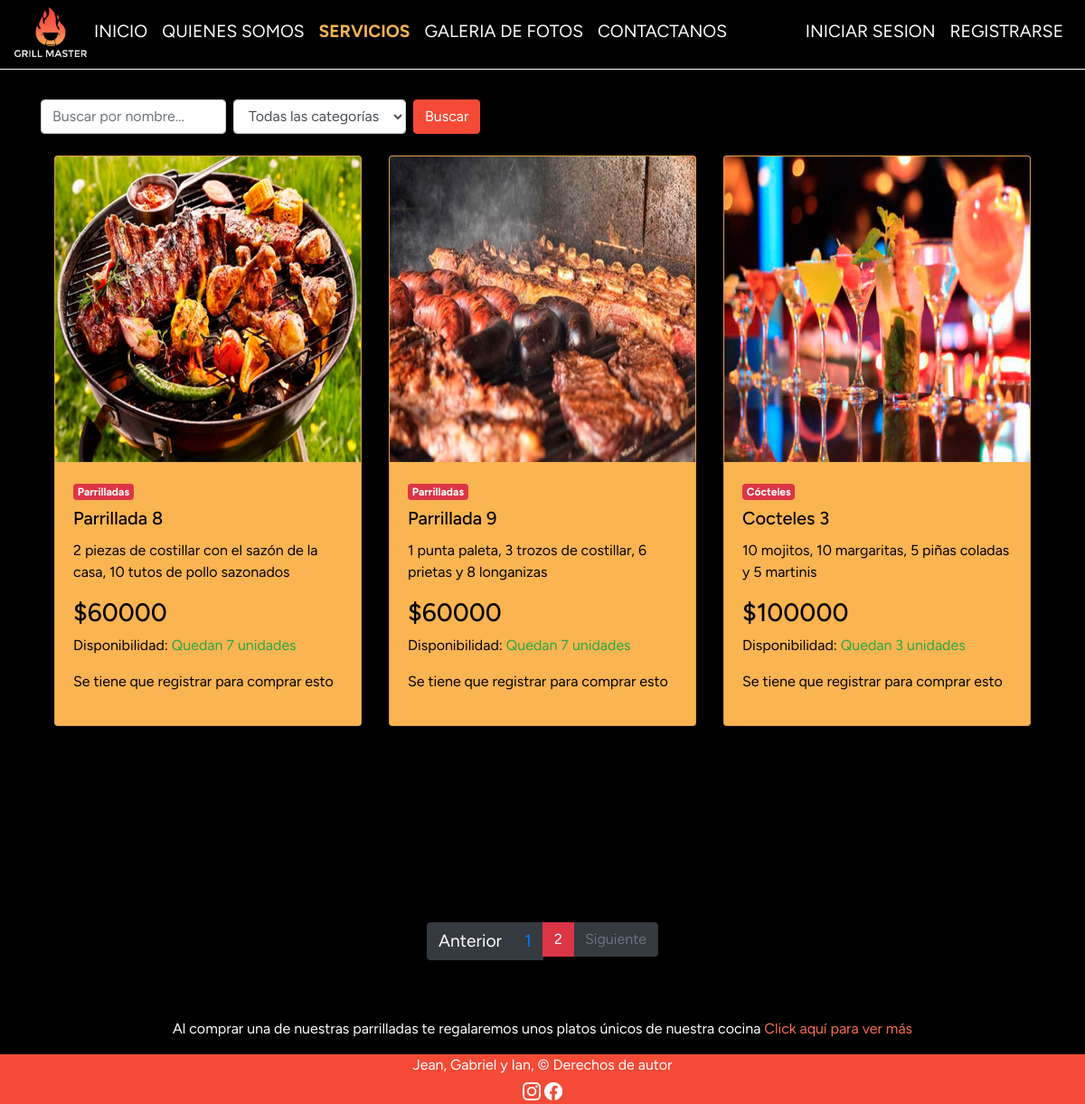
Page /products?page=2 on the committed database.
### grillmaster/models.py (models this page shows, shortened)
class Productos(models.Model):
    name = models.CharField(max_length=200)
    id = models.CharField(max_length=100,primary_key=True)
    description = models.CharField(max_length=500)
    price = models.IntegerField()
    stock = models.IntegerField()
    image = models.ImageField()
    categoria= models.ForeignKey(Categoria, on_delete=models.CASCADE, verbose_name="Categoria")

class Categoria(models.Model):
    id_categoria = models.IntegerField(primary_key=True, verbose_name="Id de categoria")
    nombreCategoria = models.CharField(max_length=50, blank=True, verbose_name="Nombre de categoria")
    def __str__(self):
        return self.nombreCategoria

### grillmaster/views.py (the view)
# urls.py: path('products', views.products, name='products'),
def products(request):
    products = Productos.objects.all()
    search_query = request.GET.get('search')
    category_filter = request.GET.get('category')
    if search_query:
        products = products.filter(name__icontains=search_query)
    if category_filter:
        products = products.filter(categoria__nombreCategoria=category_filter)
    paginator = Paginator(products, 9)
    page_number = request.GET.get('page')
    page_obj = paginator.get_page(page_number)
    context = {
        'page_obj': page_obj,
        'categorias': Categoria.objects.all(),
    }
    return render(request, 'cart/shop.html', context)

### grillmaster/context_processor.py (called while the page is built)
def calculate_shipping(total):
    shipping = 0
    if total > 50000:
        return 0
    return shipping

def calculate_taxes(total):
    return round(total * 0.19)

def shopping_cart_total(request):
    total = 0
    amount = 0
    try:
        for key, value in request.session['shopping_cart'].items():
            amount = amount + int(value['amount'])
            total = total + int(value['price']) * value['amount']
    except:
        request.session['shopping_cart'] = {}
        total = 0
    shipping = calculate_shipping(total)
    taxes = calculate_taxes(total)
    return {
        'taxes': taxes,
        'shopping_cart_total': (total + taxes + shipping),
        'shopping_cart_amount': amount,
        'shipping': shipping,
    }

### grillmaster/templates/cart/shop.html (shortened to what this page needs)
{% extends 'base.html' %}
{% load static %}
{% block content %}
<link rel="stylesheet" href="{% static '/css/shopeee.css' %}">
<div class="container">
    <form action="{% url 'products' %}" method="GET" class="form-inline mb-4">
        <input type="text" name="search" class="form-control mr-2" placeholder="Buscar por nombre..." value="{{ request.GET.search }}">
        <select name="category" class="form-control mr-2">
            <option value="">Todas las categorías</option>
        </select>
        <button type="submit" class="btn btn-primary" style="background-color: #F44A36; box-shadow:none; border-color: #F44A36;">Buscar</button>
    </form>
    <div class="contenido">
        <div class="container">
            <div class="row">
                {% if page_obj %}
                    {% for product in page_obj %}
                    <div class="col-md-6 col-lg-4 product-card" style="color: black;">
                        <div class="card" style="background-color: #FAB451;">
                            {% if product.image %}
                                <img class="card-img-top img-fluid" src="{{ product.image.url }}" alt="Producto">
                            {% else %}
                                <img class="card-img-top img-fluid" src="{% static 'img/noimage.png' %}" alt="Imagen no disponible">
                            {% endif %}
                            <div class="card-body">
                                <span class="badge badge-danger mb-2">{{ product.categoria }}</span>
                                <h5 class="card-title">{{ product.name }}</h5>
                                <p class="card-text">{{ product.description }}</p>
                                <h3 class="card-price">${{ product.price }}</h3>
                                <p>
                                    Disponibilidad:
                                    {% if product.stock > 1 %}
                                        <span class="text-success text-white">Quedan {{ product.stock }} unidades</span>
                                    {% elif product.stock == 1 %}
                                        <span class="text-success">Queda {{ product.stock }} unidad</span>
                                    {% else %}
                                        <span class="text-danger">No quedan unidades</span>
                                    {% endif %}
                                </p>
                                {% if user.is_authenticated %}
                                    {% if product.stock > 0 %}
                                    <a class="btn btn-danger add-product" href="{% url 'shopping_cart_add' product.id %}?page={{ page_obj.number }}" style="background-color: #F44A36; font-size: 1rem; box-shadow: none; border-color: #F44A36;">Añadir al carro</a>
                                    {% else %}
                                    <a class="btn btn-outline-secondary add-product disabled" href="#">Fuera de stock</a>
                                    {% endif %}
                                {% else %}
                                <p>Se tiene que registrar para comprar esto</p>
                                {% endif %}
                            </div>
                        </div>
                    </div>
                    {% endfor %}
                {% else %}
                    <p>Lo sentimos... Aún no se han agregado productos.</p>
                {% endif %}
            </div>
        </div>
    </div>
    <div class="row my-5 justify-content-center">
        <nav aria-label="...">
            <ul class="pagination justify-content-center">
                {% if page_obj.has_previous %}
                    <li class="page-item">
                        <a class="page-link text-white bg-dark border-dark" href="?page={{ page_obj.previous_page_number }}">Anterior</a>
                    </li>
                {% else %}
                    <li class="page-item disabled">
                        <span class="page-link text-secondary bg-dark border-dark">Anterior</span>
                    </li>
                {% endif %}
                {% for page_number in page_obj.paginator.page_range %}
                    {% if page_obj.number == page_number %}
                        <li class="page-item active">
                            <span class="page-link bg-danger border-danger">{{ page_number }}</span>
                        </li>
                    {% else %}
                        <li class="page-item">
                            <a class="page-link bg-dark border-dark" href="?page={{ page_number }}">{{ page_number }}</a>
                        </li>
                    {% endif %}
                {% endfor %}
                {% if page_obj.has_next %}
                    <li class="page-item">
                        <a class="page-link text-white bg-dark border-dark" href="?page={{ page_obj.next_page_number }}{% if request.GET.search %}&search={{ request.GET.search }}{% endif %}{% if request.GET.category %}&category={{ request.GET.category }}{% endif %}">Siguiente</a>
                    </li>
                {% else %}
                    <li class="page-item disabled">
                        <span class="page-link text-secondary bg-dark border-dark">Siguiente</span>
                    </li>
                {% endif %}
            </ul>
        </nav>
    </div>
</div>
{% url 'freeEat' as freeEat_url %}
<div class="regalo">
    <p>Al comprar una de nuestras parrilladas te regalaremos unos platos únicos de nuestra cocina <a class="link" href="{{ freeEat_url }}">Click aquí para ver más</a></p>
</div>
</div>
{% endblock %}

### grillmaster/static/css/shopeee.css (style rules this page uses)
.contenido { max-width: 1200px; width: 100%; margin: 20px auto; display: flex; }
body { font-family: 'Figtree'; margin: 0; padding: 0; background-color: black; position: relative; color: white; }
a, a:hover { text-decoration: none; color: inherit; cursor: pointer; font-size: larger; }
.contenido { min-height: 100vh; }
.regalo { color: #fff; text-align: center; font-size: medium; }
.link { color:#FA6E51; font-size: medium; }

### rows in the picture
Productos: image (picture), categoria "Parrilladas", name "Parrillada 8", description "2 piezas de costillar con el sazón de la casa, 10 tutos de pollo sazonados", price "60000", stock "7"
Productos: image (picture), categoria "Parrilladas", name "Parrillada 9", description "1 punta paleta, 3 trozos de costillar, 6 prietas y 8 longanizas", price "60000", stock "7"
Productos: image (picture), categoria "Cócteles", name "Cocteles 3", description "10 mojitos, 10 margaritas, 5 piñas coladas y 5 martinis", price "100000", stock "3"

### other values in the picture
{{ page_number }} "1"
{{ page_number }} "2"
